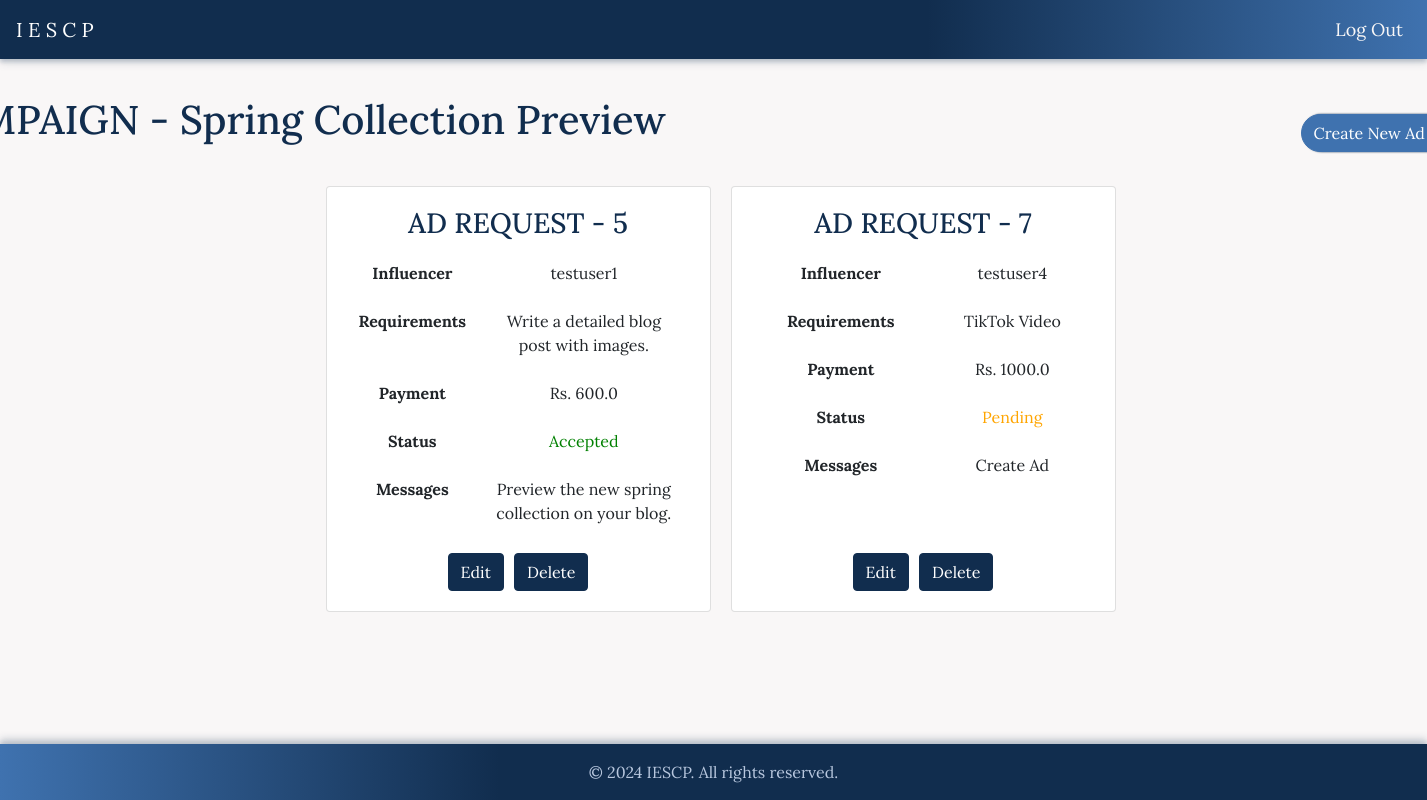
The page /campaign?campaign_id=5 on the database its author committed.
### app/models.py (models this page shows, shortened)
class Campaign(db.Model):
    id = db.Column(db.Integer, primary_key=True)
    name = db.Column(db.String(64), nullable=False)
    description = db.Column(db.Text, nullable=False)
    start_date = db.Column(db.DateTime, default=datetime.utcnow)
    end_date = db.Column(db.DateTime)
    budget = db.Column(db.Float, nullable=False)
    visibility = db.Column(db.String(10), nullable=False)
    goals = db.Column(db.Text, nullable=False)
    sponsor_id = db.Column(db.Integer, db.ForeignKey('user.id'), nullable=False)
    ad_requests = db.relationship('AdRequest', backref='campaign', lazy=True)

class User(db.Model):
    id = db.Column(db.Integer, primary_key=True)
    username = db.Column(db.String(64), unique=True, nullable=False)
    email = db.Column(db.String(120), unique=True, nullable=False)
    password_hash = db.Column(db.String(128))
    role = db.Column(db.String(64), nullable=False)
    campaigns = db.relationship('Campaign', backref='sponsor', lazy=True)
    ad_requests = db.relationship('AdRequest', backref='influencer', lazy=True)

class AdRequest(db.Model):
    id = db.Column(db.Integer, primary_key=True)
    campaign_id = db.Column(db.Integer, db.ForeignKey('campaign.id'), nullable=False)
    influencer_id = db.Column(db.Integer, db.ForeignKey('user.id'), nullable=False)
    messages = db.Column(db.Text, nullable=True)
    requirements = db.Column(db.Text, nullable=False)
    payment_amount = db.Column(db.Float, nullable=False)
    status = db.Column(db.String(10), nullable=False)

### app/routes.py (the view)
@app.route('/campaign')
def campaign():
    campaign_id = request.args.get('campaign_id')
    campaign = Campaign.query.get(campaign_id)
    ad_requests = AdRequest.query.filter_by(campaign_id=campaign_id).all()
    ad_requests_with_influencer = []
    for ad_request in ad_requests:
        influencer = User.query.get(ad_request.influencer_id)
        influencer_name = influencer.username if influencer else "Unknown"
        ad_requests_with_influencer.append({
            'campaign_id': campaign_id,
            'ad_request_id': ad_request.id,
            'ad_request_payment': ad_request.payment_amount,
            'influencer_name': influencer_name,
            'requirements': ad_request.requirements,
            'status': ad_request.status,
            'messages': ad_request.messages
        })
    return render_template('campaign.html', active_page='campaigns', campaign=campaign, campaign_id=campaign_id, ad_requests=ad_requests_with_influencer)

### app/templates/campaign.html (shortened to what this page needs)
{% extends "navbar_after_login.html" %}
{% block styles %}
  <link rel="stylesheet" href="{{ url_for('static', filename='/css/campaign.css') }}">
{% endblock %}
{% block content %}
<div class="container mt-4">
    <div class="d-flex justify-content-between mb-4">
        <h1>CAMPAIGN - {{ campaign.name }}</h1>
        <button class="btn btn-primary" data-toggle="modal" data-target="#createAdModal">Create New Ad Request</a>
    </div>
    <div class="row">
        {% for item in ad_requests %}
            <div class="col-md-4">
                <div class="card campaign-card">
                    <div class="card-body">
                        <h3>AD REQUEST - {{ item.ad_request_id }}</h3>
                        <div class="table-responsive">
                            <table class="table table-borderless">
                              <tbody>
                                <tr>
                                  <th>Influencer</th>
                                  <td id="ad-req-sponsor-name">{{ item.influencer_name }}</td>
                                </tr>
                                <tr>
                                  <th>Requirements</th>
                                  <td id="ad-req-requirements">{{ item.requirements }}</td>
                                </tr>
                                <tr>
                                  <th>Payment</th>
                                  <td id="ad-req-payment">Rs. {{ item.ad_request_payment }}</td>
                                </tr>
                                <tr>
                                  <th>Status</th>
                                    <td id="ad-req-status"
                                        class="status
                                        {% if item.status == 'Accepted' %} accepted
                                        {% elif item.status == 'Pending' %} pending
                                        {% elif item.status == 'Rejected' %} rejected
                                        {% elif item.status == 'Negotiated' %} negotiated
                                        {% elif item.status == 'Completed' %} completed
                                        {% endif %}">
                                        {{ item.status }}
                                    </td>
                                </tr>
                                <tr>
                                  <th>Messages</th>
                                  <td id="ad-req-messages">{{ item.messages }}</td>
                                </tr>
                              </tbody>
                            </table>
                          </div>
                          <div class="btn-container">
                            <button class="btn btn-secondary gradient" id="edit-ad-request"
                                        data-ad-request-id="{{ item.ad_request_id }}"
                                        data-campaign-name="{{ campaign.name }}"
                                        data-influencer-id="{{ item.influencer_id }}"
                                        data-messages="{{ item.messages }}"
                                        data-requirements="{{ item.requirements }}"
                                        data-payment-amount="{{ item.ad_request_payment }}">Edit
                        </button>
                        <button class="btn btn-secondary gradient" id="delete-ad-request"
                            data-ad-request-id="{{ item.ad_request_id }}"
                            data-campaign-name="{{ campaign.name }}" >Delete
                        </button>
                        </div>
                    </div>
                </div>
            </div>
        {% endfor %}
    </div>
</div>
{% endblock %}

### app/static/css/styles.css (style rules this page uses)
body { display: flex; flex-direction: column; min-height: 100vh; margin: 0; background-color: #F9F7F7; color: #112D4E; font-family: Lora, serif; }
h1, h2, h3, h4, h5, h6 { color: #112D4E; }
.btn-primary { background-color: #3F72AF; border-color: #3F72AF; border-radius: 30px; box-shadow: 2px 0px 2px #112D4E; }
.btn-secondary { background-color: #112D4E; border-color: #112D4E; }
.row { margin-top: 20px; box-shadow: 2px 2px 6px rgba(0, 0, 0, 0.3); }

### app/static/css/campaign.css (style rules this page uses)
.mt-4, .my-4 { margin-top: 3.5rem !important; margin-left: -15.5rem; margin-right: -31rem !important; }
.mb-4, .my-4 { margin-right: -31rem; }
.row { box-shadow: none; width: 150%; justify-content: center }
.col-md-4 { max-width: 25%; padding: 10px; }
.card { text-align: center; height: 100%; }
.card-body { display: flex; flex-direction: column; height: 100%; justify-content: space-between; }
.btn { margin-top: auto; }
.status.accepted { color: green; }
.status.pending { color: orange; }
.btn-container { display: flex; gap: 10px; margin-top: auto; justify-content: center; }

### rows shown on the page
Campaign: name "Spring Collection Preview"
User: influencer_name "testuser1"
AdRequest: requirements "Write a detailed blog post with images.", ad_request_payment "600.0", status "Accepted", messages "Preview the new spring collection on your blog."
User: influencer_name "testuser4"
AdRequest: requirements "TikTok Video", ad_request_payment "1000.0", status "Pending", messages "Create Ad"

### other values the page prints
{{ item.ad_request_id }} "5" "7"
